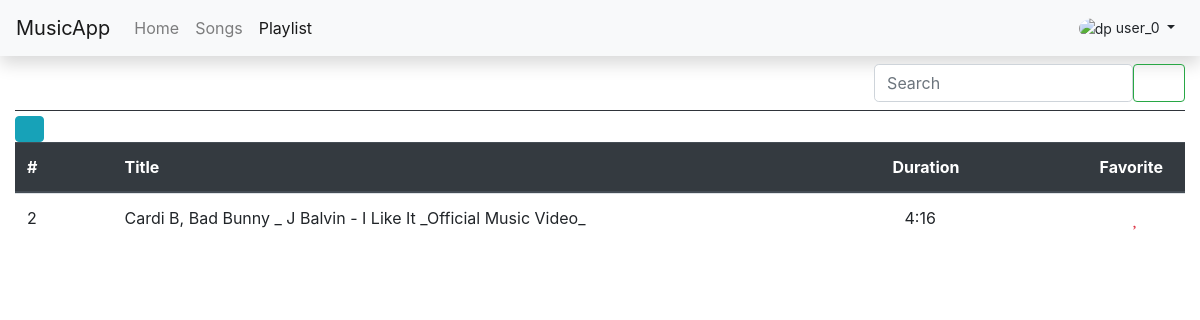
The page /music/playlists/6 (signed in) on the database its author committed.
### music/models.py (models this page shows, shortened)
class Song(models.Model):
    song_title = models.CharField(max_length=250)
    song_artist = models.CharField(max_length=250)
    song_duration = models.CharField(max_length=6, default='00:00')
    song_file = models.FileField(blank=True, null=True)
    song_scope = models.CharField(max_length=20, choices=SCOPE)
    song_released_on = models.CharField(max_length=4, blank=True, null=True)
    song_cover = models.ImageField(blank=True, null=True, upload_to='img')
    song_added_by = models.ForeignKey(User,
                                      null=True,
                                      on_delete=models.CASCADE)

### music/views.py (the view)
# urls.py: path('playlists/<pid>', views.playlistsong_view, name='playlistsong'),
@login_required(login_url='/music/')
def playlistsong_view(request, pid):
    plist = Playlist.objects.get(id=pid).playlist_song_set.all()
    playlist = []
    for ls in plist:
        playlist.append(ls.playlist_song)
    return render(
        request, 'music/playlist.html', {
            'pg_active': True,
            'playlistview': True,
            'playlistid': pid,
            'playlistsongs': playlist,
        })

### music/templates/music/playlist.html (shortened to what this page needs)
{% extends 'music/base.html' %}
{% block playlist_link %}
<li class="nav-item active">
    <a class="nav-link" href={% url 'music:playlist' %}>Playlist <span class="sr-only">(current)</span></a>
</li>
{% endblock playlist_link %}
{% block current_username %}
{{user.username}}
{% endblock current_username %}
{% block content %}
<div class="container-fluid px-0">
    <div class="row my-0 my-sm-2 ">
        <div class="col-md-6 col-sm-4 col-2 my-2 my-sm-0">
            <button type="button" class="btn btn-white float-left rounded-30" data-toggle="modal"
                data-target="#plistAdd"><i class="fas fa-plus" data-toggle='tooltip' data-title='Create Playlist'
                    data-placement='right'></i></button>
            {% if playlistview %}
            <button type="button" class="btn btn-white float-left rounded-30" data-toggle='tooltip'
                data-title='Go Back To Playlist' data-placement='right' id="backtoplist"><i
                    class="fas fa-arrow-alt-circle-left fa-lg fa-fw"></i></i></button>
            {% endif %}
        </div>
        <div class="col-md-6 col-sm-8 col-10 my-0 my-sm-0">
            <form class="form-inline float-right">
                <input class="form-control mr-sm-0 mr-0 col-10 col-sm-10 rounded-lg" type="text" placeholder="Search"
                    id="plistSearch">
                <button class="btn btn-outline-success my-2 col-2 col-sm-2 my-sm-0" type="submit"><i
                        class="fas fa-search fa-sm"></i></button>
            </form>
        </div>
    </div>
    <hr class='display-4 bg-dark my-1'>
    <div class="container-fluid p-0">
        <div class="row">
            <div class="container-fluid col-lg-12 p-0">
                <div class="container-fluid">
                    <a name="selectplist" id="{% if playlistview %}songselector{% else %}plistselector{% endif %}"
                        class="btn btn-info p-0" href="#" role="button" data-toggle='tooltip' data-title='Select'
                        data-placement='top'>
                        <i class="fas fa-edit fa-lg fa-fw"></i>
                    </a>
                </div>
                <div class="container-fluid">
                    <div class="slidebase">
                        <div class="slidebase">
                            {% if playlistview %}
                            <table class="table demo table-fixed table-hover table-responsive-lg mx-0">
                                <thead class="thead-dark">
                                    <tr scope="row display-2">
                                        <th scope="col" class='col-lg-1 col-2 col-sm-1' data-hint='songidHead'>#</th>
                                        <th scope="col" class='col-lg-8 col-8 col-sm-8' data-hint='titleHead'>Title</th>
                                        <th scope="col" class='col-lg-2 col-2 col-sm-2 d-none d-sm-block px-0'
                                            data-hint='durationHead'>Duration
                                        </th>
                                        <th scope="col" class="col-lg-1 col-2 col-sm-1" data-hint='favoriteHead'>
                                            Favorite</th>
                                    </tr>
                                </thead>
                                <tbody id='songcontent'>
                                    {% for song in playlistsongs %}
                                    <tr scope="row" data-id={{ song.id }} data-is='unchecked'>
                                        <td class="col-lg-1 col-2 col-sm-1" data-hint='songid'>{{song.id}}</td>
                                        <td class="col-lg-8 col-8 col-sm-8" data-hint='title'>{{song.song_title}}</td>
                                        <td class="col-lg-2 col-2 col-sm-2 d-none d-sm-block" data-hint='duration'>
                                            {{song.song_duration}}</td>
                                        <td class='col-lg-1 col-2 col-sm-1 text-center' data-hint='favorite'><i
                                                class="fa{% if song.is_fav %}s{% else %}r{% endif %} fa-heart fa-lg text-danger"></i>
                                        </td>
                                    </tr>
                                    {% endfor %}
                                </tbody>
                            </table>
                            {% endif %}
                        </div>
                    </div>
                </div>
            </div>
        </div>
    </div>
</div>
{% endblock content %}

### music/static/css/style.css (style rules this page uses)
.table-fixed tbody { height: 500px; overflow-y: auto; width: 100%; }
.table-fixed thead, .table-fixed tbody, .table-fixed tr, .table-fixed td, .table-fixed th { display: block; }
.table-fixed tbody td, .table-fixed tbody th, .table-fixed thead > tr > th { float: left; position: relative; }
.table-fixed tbody td::after, .table-fixed tbody th::after, .table-fixed thead > tr > th::after { content: ""; clear: both; display: block; }

### rows shown on the page
Song: id "2", song_title "Cardi B, Bad Bunny _ J Balvin - I Like It _Official Music Video_", song_duration "4:16"

### other values the page prints
{{ user.username }} "user_0"
